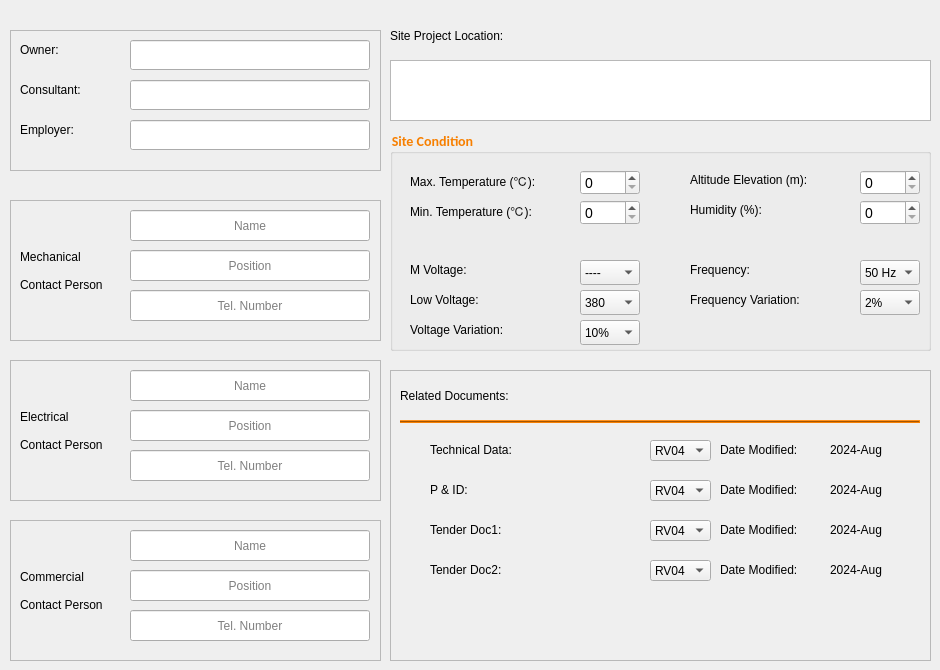
<?xml version="1.0" encoding="UTF-8"?>
<ui version="4.0">
 <class>Form</class>
 <widget class="QWidget" name="Form">
  <property name="geometry">
   <rect>
    <x>0</x>
    <y>0</y>
    <width>940</width>
    <height>670</height>
   </rect>
  </property>
  <property name="windowTitle">
   <string>MainWindow</string>
  </property>
  <property name="styleSheet">
   <string notr="true"/>
  </property>
  <widget class="QGroupBox" name="groupBox">
   <property name="geometry">
    <rect>
     <x>390</x>
     <y>130</y>
     <width>541</width>
     <height>221</height>
    </rect>
   </property>
   <property name="styleSheet">
    <string notr="true">
 QGroupBox{
	color: rgb(247, 127, 0);
    font-family: Calibri;
    font-weight: bold;
	font-size: 14px;
}</string>
   </property>
   <property name="title">
    <string>Site Condition</string>
   </property>
   <widget class="QSpinBox" name="rotary_qty">
    <property name="geometry">
     <rect>
      <x>190</x>
      <y>40</y>
      <width>60</width>
      <height>25</height>
     </rect>
    </property>
    <property name="styleSheet">
     <string notr="true">QSpinBox{
	font-size: 14px;
}</string>
    </property>
    <property name="minimum">
     <number>0</number>
    </property>
    <property name="maximum">
     <number>999</number>
    </property>
    <property name="value">
     <number>0</number>
    </property>
    <property name="displayIntegerBase">
     <number>10</number>
    </property>
   </widget>
   <widget class="QLabel" name="label_35">
    <property name="geometry">
     <rect>
      <x>20</x>
      <y>35</y>
      <width>162</width>
      <height>31</height>
     </rect>
    </property>
    <property name="styleSheet">
     <string notr="true"/>
    </property>
    <property name="text">
     <string>Max. Temperature (℃):</string>
    </property>
   </widget>
   <widget class="QLabel" name="label_36">
    <property name="geometry">
     <rect>
      <x>20</x>
      <y>65</y>
      <width>160</width>
      <height>31</height>
     </rect>
    </property>
    <property name="styleSheet">
     <string notr="true"/>
    </property>
    <property name="text">
     <string>Min. Temperature (℃):</string>
    </property>
   </widget>
   <widget class="QSpinBox" name="rotary_qty_2">
    <property name="geometry">
     <rect>
      <x>190</x>
      <y>70</y>
      <width>60</width>
      <height>25</height>
     </rect>
    </property>
    <property name="styleSheet">
     <string notr="true">QSpinBox{
	font-size: 14px;
}</string>
    </property>
    <property name="minimum">
     <number>0</number>
    </property>
    <property name="maximum">
     <number>999</number>
    </property>
    <property name="value">
     <number>0</number>
    </property>
    <property name="displayIntegerBase">
     <number>10</number>
    </property>
   </widget>
   <widget class="QSpinBox" name="rotary_qty_3">
    <property name="geometry">
     <rect>
      <x>470</x>
      <y>40</y>
      <width>60</width>
      <height>25</height>
     </rect>
    </property>
    <property name="styleSheet">
     <string notr="true">QSpinBox{
	font-size: 14px;
}</string>
    </property>
    <property name="minimum">
     <number>0</number>
    </property>
    <property name="maximum">
     <number>9999</number>
    </property>
    <property name="value">
     <number>0</number>
    </property>
    <property name="displayIntegerBase">
     <number>10</number>
    </property>
   </widget>
   <widget class="QLabel" name="label_37">
    <property name="geometry">
     <rect>
      <x>300</x>
      <y>40</y>
      <width>153</width>
      <height>19</height>
     </rect>
    </property>
    <property name="styleSheet">
     <string notr="true"/>
    </property>
    <property name="text">
     <string>Altitude Elevation (m):</string>
    </property>
   </widget>
   <widget class="QSpinBox" name="rotary_qty_4">
    <property name="geometry">
     <rect>
      <x>470</x>
      <y>70</y>
      <width>60</width>
      <height>25</height>
     </rect>
    </property>
    <property name="styleSheet">
     <string notr="true">QSpinBox{
	font-size: 14px;
}</string>
    </property>
    <property name="minimum">
     <number>0</number>
    </property>
    <property name="maximum">
     <number>100</number>
    </property>
    <property name="value">
     <number>0</number>
    </property>
    <property name="displayIntegerBase">
     <number>10</number>
    </property>
   </widget>
   <widget class="QLabel" name="label_38">
    <property name="geometry">
     <rect>
      <x>300</x>
      <y>70</y>
      <width>93</width>
      <height>19</height>
     </rect>
    </property>
    <property name="styleSheet">
     <string notr="true"/>
    </property>
    <property name="text">
     <string>Humidity (%):</string>
    </property>
   </widget>
   <widget class="QComboBox" name="project_voltage">
    <property name="geometry">
     <rect>
      <x>190</x>
      <y>160</y>
      <width>60</width>
      <height>25</height>
     </rect>
    </property>
    <item>
     <property name="text">
      <string>380</string>
     </property>
    </item>
    <item>
     <property name="text">
      <string>400</string>
     </property>
    </item>
   </widget>
   <widget class="QLabel" name="label_39">
    <property name="geometry">
     <rect>
      <x>20</x>
      <y>160</y>
      <width>87</width>
      <height>19</height>
     </rect>
    </property>
    <property name="styleSheet">
     <string notr="true"/>
    </property>
    <property name="text">
     <string>Low Voltage:</string>
    </property>
   </widget>
   <widget class="QLabel" name="label_40">
    <property name="geometry">
     <rect>
      <x>20</x>
      <y>190</y>
      <width>120</width>
      <height>19</height>
     </rect>
    </property>
    <property name="styleSheet">
     <string notr="true"/>
    </property>
    <property name="text">
     <string>Voltage Variation:</string>
    </property>
   </widget>
   <widget class="QComboBox" name="electro_motor_start_type_2">
    <property name="geometry">
     <rect>
      <x>190</x>
      <y>190</y>
      <width>60</width>
      <height>25</height>
     </rect>
    </property>
    <item>
     <property name="text">
      <string>10%</string>
     </property>
    </item>
    <item>
     <property name="text">
      <string>5%</string>
     </property>
    </item>
   </widget>
   <widget class="QLabel" name="label_41">
    <property name="geometry">
     <rect>
      <x>300</x>
      <y>160</y>
      <width>140</width>
      <height>19</height>
     </rect>
    </property>
    <property name="styleSheet">
     <string notr="true"/>
    </property>
    <property name="text">
     <string>Frequency Variation:</string>
    </property>
   </widget>
   <widget class="QLabel" name="label_42">
    <property name="geometry">
     <rect>
      <x>300</x>
      <y>130</y>
      <width>75</width>
      <height>19</height>
     </rect>
    </property>
    <property name="styleSheet">
     <string notr="true"/>
    </property>
    <property name="text">
     <string>Frequency:</string>
    </property>
   </widget>
   <widget class="QComboBox" name="electro_motor_start_type_3">
    <property name="geometry">
     <rect>
      <x>470</x>
      <y>130</y>
      <width>60</width>
      <height>25</height>
     </rect>
    </property>
    <item>
     <property name="text">
      <string>50 Hz</string>
     </property>
    </item>
    <item>
     <property name="text">
      <string>60 Hz</string>
     </property>
    </item>
   </widget>
   <widget class="QComboBox" name="electro_motor_start_type_4">
    <property name="geometry">
     <rect>
      <x>470</x>
      <y>160</y>
      <width>60</width>
      <height>25</height>
     </rect>
    </property>
    <item>
     <property name="text">
      <string>2%</string>
     </property>
    </item>
    <item>
     <property name="text">
      <string>5%</string>
     </property>
    </item>
   </widget>
   <widget class="QLabel" name="label_55">
    <property name="geometry">
     <rect>
      <x>20</x>
      <y>130</y>
      <width>87</width>
      <height>19</height>
     </rect>
    </property>
    <property name="styleSheet">
     <string notr="true"/>
    </property>
    <property name="text">
     <string>M Voltage:</string>
    </property>
   </widget>
   <widget class="QComboBox" name="project_voltage_2">
    <property name="geometry">
     <rect>
      <x>190</x>
      <y>130</y>
      <width>60</width>
      <height>25</height>
     </rect>
    </property>
    <item>
     <property name="text">
      <string>----</string>
     </property>
    </item>
    <item>
     <property name="text">
      <string>6.3</string>
     </property>
    </item>
    <item>
     <property name="text">
      <string>6.6</string>
     </property>
    </item>
    <item>
     <property name="text">
      <string>10</string>
     </property>
    </item>
    <item>
     <property name="text">
      <string>11</string>
     </property>
    </item>
   </widget>
  </widget>
  <widget class="QLabel" name="label_7">
   <property name="geometry">
    <rect>
     <x>390</x>
     <y>20</y>
     <width>145</width>
     <height>31</height>
    </rect>
   </property>
   <property name="styleSheet">
    <string notr="true"/>
   </property>
   <property name="text">
    <string>Site Project Location:</string>
   </property>
  </widget>
  <widget class="QPlainTextEdit" name="plainTextEdit">
   <property name="geometry">
    <rect>
     <x>390</x>
     <y>60</y>
     <width>541</width>
     <height>61</height>
    </rect>
   </property>
  </widget>
  <widget class="QFrame" name="frame">
   <property name="geometry">
    <rect>
     <x>10</x>
     <y>360</y>
     <width>371</width>
     <height>141</height>
    </rect>
   </property>
   <property name="frameShape">
    <enum>QFrame::StyledPanel</enum>
   </property>
   <property name="frameShadow">
    <enum>QFrame::Plain</enum>
   </property>
   <property name="lineWidth">
    <number>1</number>
   </property>
   <property name="midLineWidth">
    <number>0</number>
   </property>
   <widget class="QLineEdit" name="order_line_edit_7">
    <property name="geometry">
     <rect>
      <x>120</x>
      <y>90</y>
      <width>240</width>
      <height>31</height>
     </rect>
    </property>
    <property name="text">
     <string/>
    </property>
    <property name="alignment">
     <set>Qt::AlignCenter</set>
    </property>
    <property name="placeholderText">
     <string>Tel. Number</string>
    </property>
   </widget>
   <widget class="QLineEdit" name="order_line_edit_8">
    <property name="geometry">
     <rect>
      <x>120</x>
      <y>50</y>
      <width>240</width>
      <height>31</height>
     </rect>
    </property>
    <property name="text">
     <string/>
    </property>
    <property name="alignment">
     <set>Qt::AlignCenter</set>
    </property>
    <property name="placeholderText">
     <string>Position</string>
    </property>
   </widget>
   <widget class="QLineEdit" name="order_line_edit_9">
    <property name="geometry">
     <rect>
      <x>120</x>
      <y>10</y>
      <width>240</width>
      <height>31</height>
     </rect>
    </property>
    <property name="text">
     <string/>
    </property>
    <property name="alignment">
     <set>Qt::AlignCenter</set>
    </property>
    <property name="placeholderText">
     <string>Name</string>
    </property>
   </widget>
   <widget class="QLabel" name="label_5">
    <property name="geometry">
     <rect>
      <x>10</x>
      <y>20</y>
      <width>104</width>
      <height>101</height>
     </rect>
    </property>
    <property name="styleSheet">
     <string notr="true"/>
    </property>
    <property name="text">
     <string>Electrical

Contact Person</string>
    </property>
   </widget>
  </widget>
  <widget class="QFrame" name="frame_2">
   <property name="geometry">
    <rect>
     <x>10</x>
     <y>520</y>
     <width>371</width>
     <height>141</height>
    </rect>
   </property>
   <property name="frameShape">
    <enum>QFrame::StyledPanel</enum>
   </property>
   <property name="frameShadow">
    <enum>QFrame::Plain</enum>
   </property>
   <property name="lineWidth">
    <number>1</number>
   </property>
   <property name="midLineWidth">
    <number>0</number>
   </property>
   <widget class="QLineEdit" name="order_line_edit_10">
    <property name="geometry">
     <rect>
      <x>120</x>
      <y>90</y>
      <width>240</width>
      <height>31</height>
     </rect>
    </property>
    <property name="text">
     <string/>
    </property>
    <property name="alignment">
     <set>Qt::AlignCenter</set>
    </property>
    <property name="placeholderText">
     <string>Tel. Number</string>
    </property>
   </widget>
   <widget class="QLabel" name="label_6">
    <property name="geometry">
     <rect>
      <x>10</x>
      <y>20</y>
      <width>104</width>
      <height>101</height>
     </rect>
    </property>
    <property name="styleSheet">
     <string notr="true"/>
    </property>
    <property name="text">
     <string>Commercial

Contact Person</string>
    </property>
   </widget>
   <widget class="QLineEdit" name="order_line_edit_11">
    <property name="geometry">
     <rect>
      <x>120</x>
      <y>50</y>
      <width>240</width>
      <height>31</height>
     </rect>
    </property>
    <property name="text">
     <string/>
    </property>
    <property name="alignment">
     <set>Qt::AlignCenter</set>
    </property>
    <property name="placeholderText">
     <string>Position</string>
    </property>
   </widget>
   <widget class="QLineEdit" name="order_line_edit_12">
    <property name="geometry">
     <rect>
      <x>120</x>
      <y>10</y>
      <width>240</width>
      <height>31</height>
     </rect>
    </property>
    <property name="text">
     <string/>
    </property>
    <property name="alignment">
     <set>Qt::AlignCenter</set>
    </property>
    <property name="placeholderText">
     <string>Name</string>
    </property>
   </widget>
  </widget>
  <widget class="QFrame" name="frame_3">
   <property name="geometry">
    <rect>
     <x>10</x>
     <y>200</y>
     <width>371</width>
     <height>141</height>
    </rect>
   </property>
   <property name="frameShape">
    <enum>QFrame::StyledPanel</enum>
   </property>
   <property name="frameShadow">
    <enum>QFrame::Plain</enum>
   </property>
   <property name="lineWidth">
    <number>1</number>
   </property>
   <property name="midLineWidth">
    <number>0</number>
   </property>
   <widget class="QLineEdit" name="order_line_edit_5">
    <property name="geometry">
     <rect>
      <x>120</x>
      <y>50</y>
      <width>240</width>
      <height>31</height>
     </rect>
    </property>
    <property name="text">
     <string/>
    </property>
    <property name="alignment">
     <set>Qt::AlignCenter</set>
    </property>
    <property name="placeholderText">
     <string>Position</string>
    </property>
   </widget>
   <widget class="QLineEdit" name="order_line_edit_4">
    <property name="geometry">
     <rect>
      <x>120</x>
      <y>10</y>
      <width>240</width>
      <height>31</height>
     </rect>
    </property>
    <property name="text">
     <string/>
    </property>
    <property name="alignment">
     <set>Qt::AlignCenter</set>
    </property>
    <property name="placeholderText">
     <string>Name</string>
    </property>
   </widget>
   <widget class="QLineEdit" name="order_line_edit_6">
    <property name="geometry">
     <rect>
      <x>120</x>
      <y>90</y>
      <width>240</width>
      <height>31</height>
     </rect>
    </property>
    <property name="text">
     <string/>
    </property>
    <property name="alignment">
     <set>Qt::AlignCenter</set>
    </property>
    <property name="placeholderText">
     <string>Tel. Number</string>
    </property>
   </widget>
   <widget class="QLabel" name="label_4">
    <property name="geometry">
     <rect>
      <x>10</x>
      <y>20</y>
      <width>104</width>
      <height>101</height>
     </rect>
    </property>
    <property name="styleSheet">
     <string notr="true"/>
    </property>
    <property name="text">
     <string>Mechanical

Contact Person</string>
    </property>
   </widget>
  </widget>
  <widget class="QFrame" name="frame_5">
   <property name="geometry">
    <rect>
     <x>10</x>
     <y>30</y>
     <width>371</width>
     <height>141</height>
    </rect>
   </property>
   <property name="frameShape">
    <enum>QFrame::StyledPanel</enum>
   </property>
   <property name="frameShadow">
    <enum>QFrame::Plain</enum>
   </property>
   <property name="lineWidth">
    <number>1</number>
   </property>
   <property name="midLineWidth">
    <number>0</number>
   </property>
   <widget class="QLineEdit" name="order_line_edit_3">
    <property name="geometry">
     <rect>
      <x>120</x>
      <y>90</y>
      <width>240</width>
      <height>30</height>
     </rect>
    </property>
    <property name="text">
     <string/>
    </property>
    <property name="alignment">
     <set>Qt::AlignCenter</set>
    </property>
    <property name="placeholderText">
     <string/>
    </property>
   </widget>
   <widget class="QLabel" name="label_2">
    <property name="geometry">
     <rect>
      <x>10</x>
      <y>50</y>
      <width>78</width>
      <height>19</height>
     </rect>
    </property>
    <property name="styleSheet">
     <string notr="true"/>
    </property>
    <property name="text">
     <string>Consultant:</string>
    </property>
   </widget>
   <widget class="QLabel" name="label_3">
    <property name="geometry">
     <rect>
      <x>10</x>
      <y>90</y>
      <width>69</width>
      <height>19</height>
     </rect>
    </property>
    <property name="styleSheet">
     <string notr="true"/>
    </property>
    <property name="text">
     <string>Employer:</string>
    </property>
   </widget>
   <widget class="QLineEdit" name="order_line_edit">
    <property name="geometry">
     <rect>
      <x>120</x>
      <y>10</y>
      <width>240</width>
      <height>30</height>
     </rect>
    </property>
    <property name="text">
     <string/>
    </property>
    <property name="alignment">
     <set>Qt::AlignCenter</set>
    </property>
    <property name="placeholderText">
     <string/>
    </property>
   </widget>
   <widget class="QLabel" name="label">
    <property name="geometry">
     <rect>
      <x>10</x>
      <y>10</y>
      <width>50</width>
      <height>19</height>
     </rect>
    </property>
    <property name="styleSheet">
     <string notr="true"/>
    </property>
    <property name="text">
     <string>Owner:</string>
    </property>
   </widget>
   <widget class="QLineEdit" name="order_line_edit_2">
    <property name="geometry">
     <rect>
      <x>120</x>
      <y>50</y>
      <width>240</width>
      <height>30</height>
     </rect>
    </property>
    <property name="text">
     <string/>
    </property>
    <property name="alignment">
     <set>Qt::AlignCenter</set>
    </property>
    <property name="placeholderText">
     <string/>
    </property>
   </widget>
  </widget>
  <widget class="QFrame" name="frame_6">
   <property name="geometry">
    <rect>
     <x>390</x>
     <y>370</y>
     <width>541</width>
     <height>291</height>
    </rect>
   </property>
   <property name="frameShape">
    <enum>QFrame::StyledPanel</enum>
   </property>
   <property name="frameShadow">
    <enum>QFrame::Plain</enum>
   </property>
   <property name="lineWidth">
    <number>1</number>
   </property>
   <property name="midLineWidth">
    <number>0</number>
   </property>
   <widget class="QLabel" name="label_53">
    <property name="geometry">
     <rect>
      <x>440</x>
      <y>190</y>
      <width>64</width>
      <height>19</height>
     </rect>
    </property>
    <property name="styleSheet">
     <string notr="true"/>
    </property>
    <property name="text">
     <string>2024-Aug</string>
    </property>
   </widget>
   <widget class="QComboBox" name="electro_motor_start_type_5">
    <property name="geometry">
     <rect>
      <x>260</x>
      <y>70</y>
      <width>61</width>
      <height>21</height>
     </rect>
    </property>
    <item>
     <property name="text">
      <string>RV04</string>
     </property>
    </item>
    <item>
     <property name="text">
      <string>RV03</string>
     </property>
    </item>
    <item>
     <property name="text">
      <string>RV02</string>
     </property>
    </item>
    <item>
     <property name="text">
      <string>RV01</string>
     </property>
    </item>
   </widget>
   <widget class="QLabel" name="label_47">
    <property name="geometry">
     <rect>
      <x>440</x>
      <y>110</y>
      <width>64</width>
      <height>19</height>
     </rect>
    </property>
    <property name="styleSheet">
     <string notr="true"/>
    </property>
    <property name="text">
     <string>2024-Aug</string>
    </property>
   </widget>
   <widget class="QPushButton" name="pushButton_8">
    <property name="geometry">
     <rect>
      <x>10</x>
      <y>190</y>
      <width>24</width>
      <height>20</height>
     </rect>
    </property>
    <property name="styleSheet">
     <string notr="true">QPushButton {
    background: transparent;
    border: none;
}
QPushButton:hover{
	border-style: solid;
	border-color: #050a0e;
	border-width: 1px;
	border-radius: 5px;
	color: #d3dae3;
	padding: 2px;
	background-color: #1c1f1f;
}
QPushButton:pressed{
	border-style: solid;
	border-color: #050a0e;
	border-width: 1px;
	border-radius: 5px;
	color: #d3dae3;
	padding: 2px;
	background-color: #2c2f2f;
}</string>
    </property>
    <property name="text">
     <string/>
    </property>
    <property name="icon">
     <iconset>
      <normaloff>../assets/upload.png</normaloff>../assets/upload.png</iconset>
    </property>
   </widget>
   <widget class="QPushButton" name="pushButton_2">
    <property name="geometry">
     <rect>
      <x>10</x>
      <y>70</y>
      <width>24</width>
      <height>20</height>
     </rect>
    </property>
    <property name="styleSheet">
     <string notr="true">QPushButton {
    background: transparent;
    border: none;
}
QPushButton:hover{
	border-style: solid;
	border-color: #050a0e;
	border-width: 1px;
	border-radius: 5px;
	color: #d3dae3;
	padding: 2px;
	background-color: #1c1f1f;
}
QPushButton:pressed{
	border-style: solid;
	border-color: #050a0e;
	border-width: 1px;
	border-radius: 5px;
	color: #d3dae3;
	padding: 2px;
	background-color: #2c2f2f;
}</string>
    </property>
    <property name="text">
     <string/>
    </property>
    <property name="icon">
     <iconset>
      <normaloff>../assets/upload.png</normaloff>../assets/upload.png</iconset>
    </property>
   </widget>
   <widget class="QFrame" name="frame_4">
    <property name="geometry">
     <rect>
      <x>10</x>
      <y>50</y>
      <width>520</width>
      <height>3</height>
     </rect>
    </property>
    <property name="styleSheet">
     <string notr="true">QFrame {
    color: gray;
    background-color: rgb(247, 127, 0);
    max-height: 1px;
}
</string>
    </property>
    <property name="frameShape">
     <enum>QFrame::HLine</enum>
    </property>
    <property name="frameShadow">
     <enum>QFrame::Raised</enum>
    </property>
   </widget>
   <widget class="QLabel" name="label_51">
    <property name="geometry">
     <rect>
      <x>40</x>
      <y>150</y>
      <width>103</width>
      <height>19</height>
     </rect>
    </property>
    <property name="styleSheet">
     <string notr="true"/>
    </property>
    <property name="text">
     <string>Tender Doc1:</string>
    </property>
   </widget>
   <widget class="QLabel" name="label_49">
    <property name="geometry">
     <rect>
      <x>330</x>
      <y>150</y>
      <width>102</width>
      <height>19</height>
     </rect>
    </property>
    <property name="styleSheet">
     <string notr="true"/>
    </property>
    <property name="text">
     <string>Date Modified:</string>
    </property>
   </widget>
   <widget class="QPushButton" name="pushButton_4">
    <property name="geometry">
     <rect>
      <x>10</x>
      <y>110</y>
      <width>24</width>
      <height>20</height>
     </rect>
    </property>
    <property name="styleSheet">
     <string notr="true">QPushButton {
    background: transparent;
    border: none;
}
QPushButton:hover{
	border-style: solid;
	border-color: #050a0e;
	border-width: 1px;
	border-radius: 5px;
	color: #d3dae3;
	padding: 2px;
	background-color: #1c1f1f;
}
QPushButton:pressed{
	border-style: solid;
	border-color: #050a0e;
	border-width: 1px;
	border-radius: 5px;
	color: #d3dae3;
	padding: 2px;
	background-color: #2c2f2f;
}</string>
    </property>
    <property name="text">
     <string/>
    </property>
    <property name="icon">
     <iconset>
      <normaloff>../assets/upload.png</normaloff>../assets/upload.png</iconset>
    </property>
   </widget>
   <widget class="QLabel" name="label_52">
    <property name="geometry">
     <rect>
      <x>330</x>
      <y>190</y>
      <width>102</width>
      <height>19</height>
     </rect>
    </property>
    <property name="styleSheet">
     <string notr="true"/>
    </property>
    <property name="text">
     <string>Date Modified:</string>
    </property>
   </widget>
   <widget class="QPushButton" name="pushButton">
    <property name="geometry">
     <rect>
      <x>510</x>
      <y>70</y>
      <width>24</width>
      <height>20</height>
     </rect>
    </property>
    <property name="styleSheet">
     <string notr="true">QPushButton {
    background: transparent;
    border: none;
}
QPushButton:hover{
	border-style: solid;
	border-color: #050a0e;
	border-width: 1px;
	border-radius: 5px;
	color: #d3dae3;
	padding: 2px;
	background-color: #1c1f1f;
}
QPushButton:pressed{
	border-style: solid;
	border-color: #050a0e;
	border-width: 1px;
	border-radius: 5px;
	color: #d3dae3;
	padding: 2px;
	background-color: #2c2f2f;
}</string>
    </property>
    <property name="text">
     <string/>
    </property>
    <property name="icon">
     <iconset>
      <normaloff>../assets/download.png</normaloff>../assets/download.png</iconset>
    </property>
   </widget>
   <widget class="QLabel" name="label_45">
    <property name="geometry">
     <rect>
      <x>440</x>
      <y>70</y>
      <width>64</width>
      <height>19</height>
     </rect>
    </property>
    <property name="styleSheet">
     <string notr="true"/>
    </property>
    <property name="text">
     <string>2024-Aug</string>
    </property>
   </widget>
   <widget class="QComboBox" name="electro_motor_start_type_8">
    <property name="geometry">
     <rect>
      <x>260</x>
      <y>190</y>
      <width>61</width>
      <height>21</height>
     </rect>
    </property>
    <item>
     <property name="text">
      <string>RV04</string>
     </property>
    </item>
    <item>
     <property name="text">
      <string>RV03</string>
     </property>
    </item>
    <item>
     <property name="text">
      <string>RV02</string>
     </property>
    </item>
    <item>
     <property name="text">
      <string>RV01</string>
     </property>
    </item>
   </widget>
   <widget class="QPushButton" name="pushButton_7">
    <property name="geometry">
     <rect>
      <x>510</x>
      <y>190</y>
      <width>24</width>
      <height>20</height>
     </rect>
    </property>
    <property name="styleSheet">
     <string notr="true">QPushButton {
    background: transparent;
    border: none;
}
QPushButton:hover{
	border-style: solid;
	border-color: #050a0e;
	border-width: 1px;
	border-radius: 5px;
	color: #d3dae3;
	padding: 2px;
	background-color: #1c1f1f;
}
QPushButton:pressed{
	border-style: solid;
	border-color: #050a0e;
	border-width: 1px;
	border-radius: 5px;
	color: #d3dae3;
	padding: 2px;
	background-color: #2c2f2f;
}</string>
    </property>
    <property name="text">
     <string/>
    </property>
    <property name="icon">
     <iconset>
      <normaloff>../assets/download.png</normaloff>../assets/download.png</iconset>
    </property>
   </widget>
   <widget class="QPushButton" name="pushButton_3">
    <property name="geometry">
     <rect>
      <x>510</x>
      <y>110</y>
      <width>24</width>
      <height>20</height>
     </rect>
    </property>
    <property name="styleSheet">
     <string notr="true">QPushButton {
    background: transparent;
    border: none;
}
QPushButton:hover{
	border-style: solid;
	border-color: #050a0e;
	border-width: 1px;
	border-radius: 5px;
	color: #d3dae3;
	padding: 2px;
	background-color: #1c1f1f;
}
QPushButton:pressed{
	border-style: solid;
	border-color: #050a0e;
	border-width: 1px;
	border-radius: 5px;
	color: #d3dae3;
	padding: 2px;
	background-color: #2c2f2f;
}</string>
    </property>
    <property name="text">
     <string/>
    </property>
    <property name="icon">
     <iconset>
      <normaloff>../assets/download.png</normaloff>../assets/download.png</iconset>
    </property>
   </widget>
   <widget class="QComboBox" name="electro_motor_start_type_6">
    <property name="geometry">
     <rect>
      <x>260</x>
      <y>110</y>
      <width>61</width>
      <height>21</height>
     </rect>
    </property>
    <item>
     <property name="text">
      <string>RV04</string>
     </property>
    </item>
    <item>
     <property name="text">
      <string>RV03</string>
     </property>
    </item>
    <item>
     <property name="text">
      <string>RV02</string>
     </property>
    </item>
    <item>
     <property name="text">
      <string>RV01</string>
     </property>
    </item>
   </widget>
   <widget class="QLabel" name="label_48">
    <property name="geometry">
     <rect>
      <x>40</x>
      <y>110</y>
      <width>103</width>
      <height>19</height>
     </rect>
    </property>
    <property name="styleSheet">
     <string notr="true"/>
    </property>
    <property name="text">
     <string>P &amp; ID:</string>
    </property>
   </widget>
   <widget class="QLabel" name="label_46">
    <property name="geometry">
     <rect>
      <x>330</x>
      <y>110</y>
      <width>102</width>
      <height>19</height>
     </rect>
    </property>
    <property name="styleSheet">
     <string notr="true"/>
    </property>
    <property name="text">
     <string>Date Modified:</string>
    </property>
   </widget>
   <widget class="QPushButton" name="pushButton_6">
    <property name="geometry">
     <rect>
      <x>10</x>
      <y>150</y>
      <width>24</width>
      <height>20</height>
     </rect>
    </property>
    <property name="styleSheet">
     <string notr="true">QPushButton {
    background: transparent;
    border: none;
}
QPushButton:hover{
	border-style: solid;
	border-color: #050a0e;
	border-width: 1px;
	border-radius: 5px;
	color: #d3dae3;
	padding: 2px;
	background-color: #1c1f1f;
}
QPushButton:pressed{
	border-style: solid;
	border-color: #050a0e;
	border-width: 1px;
	border-radius: 5px;
	color: #d3dae3;
	padding: 2px;
	background-color: #2c2f2f;
}</string>
    </property>
    <property name="text">
     <string/>
    </property>
    <property name="icon">
     <iconset>
      <normaloff>../assets/upload.png</normaloff>../assets/upload.png</iconset>
    </property>
   </widget>
   <widget class="QLabel" name="label_54">
    <property name="geometry">
     <rect>
      <x>40</x>
      <y>190</y>
      <width>103</width>
      <height>19</height>
     </rect>
    </property>
    <property name="styleSheet">
     <string notr="true"/>
    </property>
    <property name="text">
     <string>Tender Doc2:</string>
    </property>
   </widget>
   <widget class="QLabel" name="label_8">
    <property name="geometry">
     <rect>
      <x>10</x>
      <y>10</y>
      <width>145</width>
      <height>31</height>
     </rect>
    </property>
    <property name="styleSheet">
     <string notr="true"/>
    </property>
    <property name="text">
     <string>Related Documents:</string>
    </property>
   </widget>
   <widget class="QLabel" name="label_50">
    <property name="geometry">
     <rect>
      <x>440</x>
      <y>150</y>
      <width>64</width>
      <height>19</height>
     </rect>
    </property>
    <property name="styleSheet">
     <string notr="true"/>
    </property>
    <property name="text">
     <string>2024-Aug</string>
    </property>
   </widget>
   <widget class="QComboBox" name="electro_motor_start_type_7">
    <property name="geometry">
     <rect>
      <x>260</x>
      <y>150</y>
      <width>61</width>
      <height>21</height>
     </rect>
    </property>
    <item>
     <property name="text">
      <string>RV04</string>
     </property>
    </item>
    <item>
     <property name="text">
      <string>RV03</string>
     </property>
    </item>
    <item>
     <property name="text">
      <string>RV02</string>
     </property>
    </item>
    <item>
     <property name="text">
      <string>RV01</string>
     </property>
    </item>
   </widget>
   <widget class="QLabel" name="label_43">
    <property name="geometry">
     <rect>
      <x>40</x>
      <y>70</y>
      <width>103</width>
      <height>19</height>
     </rect>
    </property>
    <property name="styleSheet">
     <string notr="true"/>
    </property>
    <property name="text">
     <string>Technical Data:</string>
    </property>
   </widget>
   <widget class="QLabel" name="label_44">
    <property name="geometry">
     <rect>
      <x>330</x>
      <y>70</y>
      <width>102</width>
      <height>19</height>
     </rect>
    </property>
    <property name="styleSheet">
     <string notr="true"/>
    </property>
    <property name="text">
     <string>Date Modified:</string>
    </property>
   </widget>
   <widget class="QPushButton" name="pushButton_5">
    <property name="geometry">
     <rect>
      <x>510</x>
      <y>150</y>
      <width>24</width>
      <height>20</height>
     </rect>
    </property>
    <property name="styleSheet">
     <string notr="true">QPushButton {
    background: transparent;
    border: none;
}
QPushButton:hover{
	border-style: solid;
	border-color: #050a0e;
	border-width: 1px;
	border-radius: 5px;
	color: #d3dae3;
	padding: 2px;
	background-color: #1c1f1f;
}
QPushButton:pressed{
	border-style: solid;
	border-color: #050a0e;
	border-width: 1px;
	border-radius: 5px;
	color: #d3dae3;
	padding: 2px;
	background-color: #2c2f2f;
}</string>
    </property>
    <property name="text">
     <string/>
    </property>
    <property name="icon">
     <iconset>
      <normaloff>../assets/download.png</normaloff>../assets/download.png</iconset>
    </property>
   </widget>
  </widget>
  <zorder>frame_6</zorder>
  <zorder>frame_5</zorder>
  <zorder>frame_3</zorder>
  <zorder>frame_2</zorder>
  <zorder>frame</zorder>
  <zorder>groupBox</zorder>
  <zorder>label_7</zorder>
  <zorder>plainTextEdit</zorder>
 </widget>
 <resources/>
 <connections/>
</ui>
